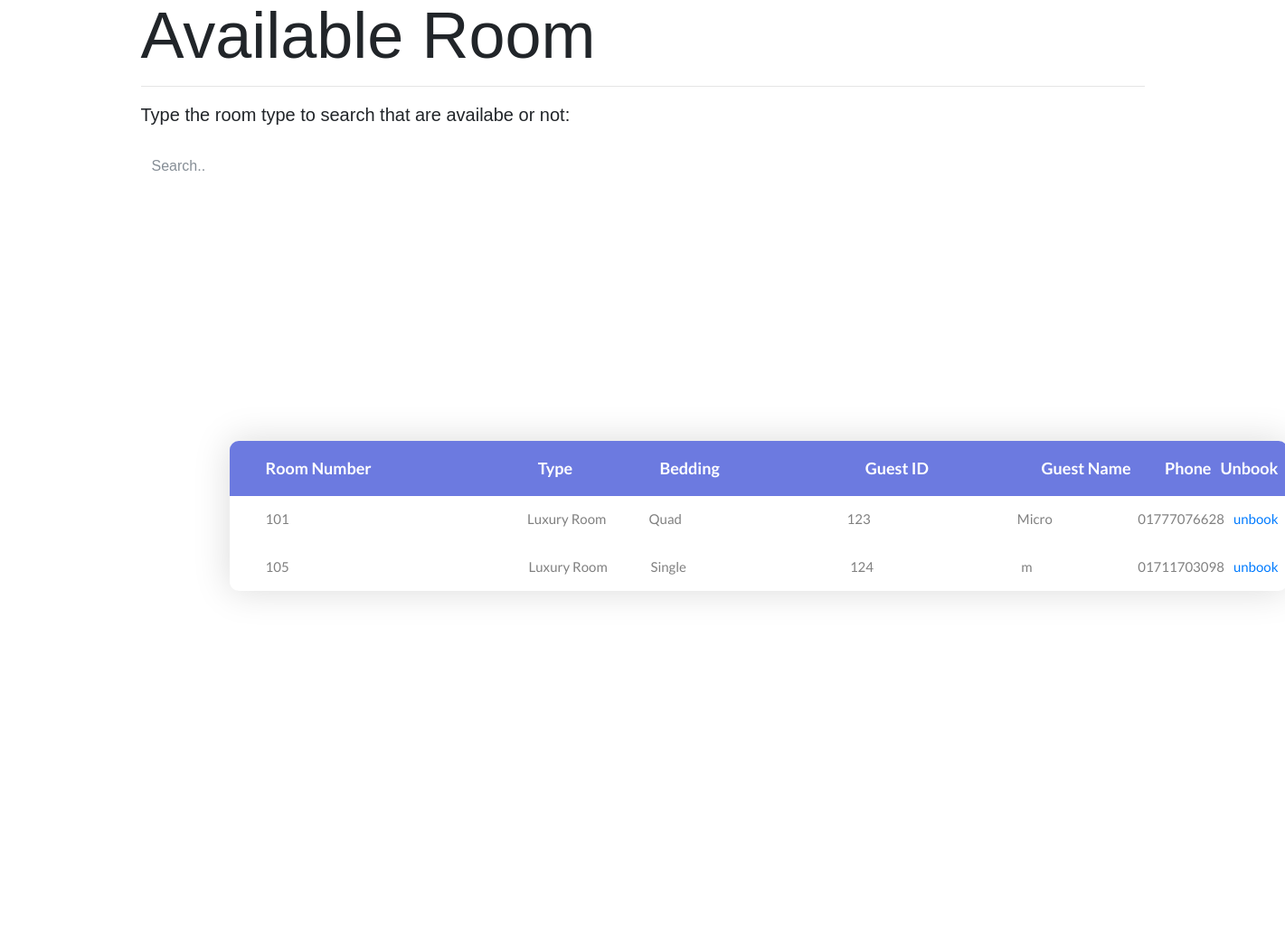
Before: /unbook_room.php with the older database file.
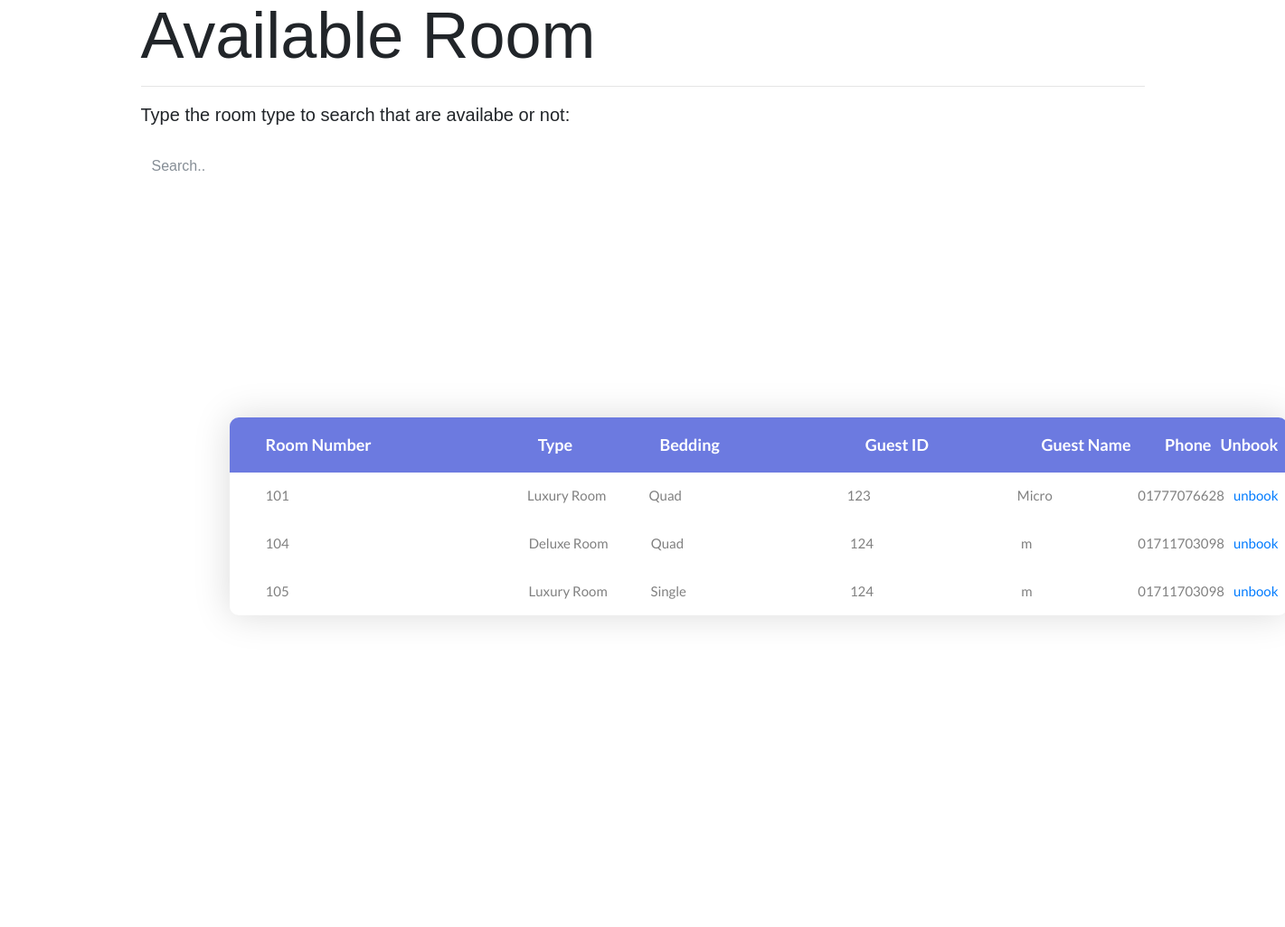
After: the same page with the newer database file.
### tables this page shows
CREATE TABLE `room_num` (
  `id` int(6) NOT NULL,
  `t_id` int(10) NOT NULL,
  `cusid` int(15) DEFAULT NULL
);

CREATE TABLE `room` (
  `id` int(10) UNSIGNED NOT NULL,
  `type` varchar(15) DEFAULT NULL,
  `bedding` varchar(10) DEFAULT NULL,
  `price` int(8) DEFAULT NULL
);

CREATE TABLE `guest_info` (
  `NID` varchar(8) NOT NULL,
  `first_name` varchar(15) DEFAULT NULL,
  `last_name` varchar(15) NOT NULL,
  `email` varchar(25) NOT NULL,
  `phn_number` varchar(11) NOT NULL,
  `pass` varchar(15) DEFAULT NULL,
  `conf_pass` varchar(15) DEFAULT NULL,
  `choice` int(6) DEFAULT NULL,
  `c_ans` varchar(15) DEFAULT NULL
);

### unbook_room.php (the view, shortened to what this page needs)
<!DOCTYPE html>
<html lang="en">
<head>
	<link rel="stylesheet" type="text/css" href="css/bootstrap.min.css">
	<link rel="stylesheet" type="text/css" href="fonts/font-awesome-4.7.0/css/font-awesome.min.css">
	<link rel="stylesheet" type="text/css" href="css/animate.css">
	<link rel="stylesheet" type="text/css" href="css/select2.min.css">
	<link rel="stylesheet" type="text/css" href="css/perfect-scrollbar.css">
	<link rel="stylesheet" type="text/css" href="css/util.css">
	<link rel="stylesheet" type="text/css" href="css/main.css">
</head>
<body>
	<div class="container">
	<h2 class="display-3 lead">Available Room</h2>
	<hr>
  <p class="lead">Type the room type to search that are availabe or not:</p><br> </di>
  <input class="form-control" id="myInput" type="text" placeholder="Search..">
  <br>
	<div class="limiter">
		<div class="container-table100">
			<div class="wrap-table100">
				<div class="table100 ver1 m-b-110">
					<div class="table100-head">
						<table>
							<thead>
								<tr class="row100 head">
									<th class="cell100 column1">Room Number</th>
									<th class="cell100 column2">Type</th>
									<th class="cell100 column3">Bedding</th>
									<th class="cell100 column4">Guest ID</th>
									<th class="cell100 column5">Guest Name</th>
									<th class="cell100 column6">Phone</th>
									<th class="cell100 column7">Unbook</th>
								</tr>
							</thead>
						</table>
					</div>
					<?php
                    require "connection.php";
                    $result= "SELECT rn.id,r.type,r.bedding,g.NID,g.first_name,g.phn_number
                              FROM room_num AS rn, room AS r, guest_info AS g
                              WHERE rn.t_id=r.id AND rn.cusid IS NOT null AND g.NID=rn.cusid";
                    $query= mysqli_query($conn,$result);
                    while($row=mysqli_fetch_assoc($query)){
                    echo '<div class="table100-body js-pscroll">
						<table>
							<tbody id="myTable">
								<tr class="row100 body">
									<td class="cell100 column1">'.$row["id"].'</td>
									<td class="cell100 column2">'.$row["type"].'</td>
									<td class="cell100 column3">'.$row["bedding"].'</td>
									<td class="cell100 column4">'.$row["NID"].'</td>
									<td class="cell100 column5">'.$row["first_name"].'</td>
                                    <td class="cell100 column6">'.$row["phn_number"].'</td>
									<td class="cell100 column7"><a href=unbook_operation.php?id='.$row['id'].'>unbook</a></td>
								</tr>
							</tbody>
						</table>
					</div>';
                }
					?>
									</div>
				</div>
			</div>
		</div>
</body>
</html>

Changed rows visible on the page:
now on this page (row edited): room_num: id "104", room.type "Deluxe Room", room.bedding "Quad", guest_info.NID "124", guest_info.first_name "m", guest_info.phn_number "01711703098"
